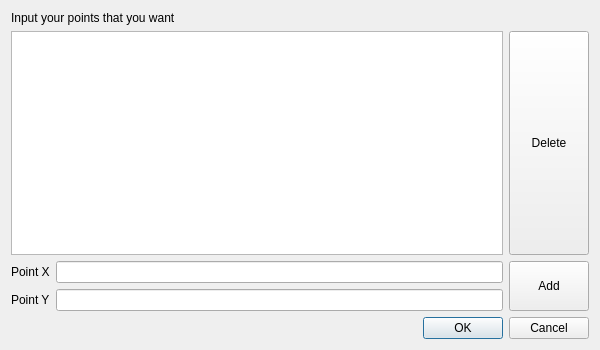
<?xml version="1.0" encoding="UTF-8"?>
<ui version="4.0">
 <class>MeshDialog</class>
 <widget class="QDialog" name="MeshDialog">
  <property name="geometry">
   <rect>
    <x>0</x>
    <y>0</y>
    <width>600</width>
    <height>350</height>
   </rect>
  </property>
  <property name="windowTitle">
   <string>Mesh Dialog</string>
  </property>
  <property name="windowIcon">
   <iconset resource="../res.qrc">
    <normaloff>:/icon/icon/noun-resource-5291147.png</normaloff>:/icon/icon/noun-resource-5291147.png</iconset>
  </property>
  <layout class="QVBoxLayout" name="verticalLayout">
   <item>
    <widget class="QLabel" name="label">
     <property name="styleSheet">
      <string notr="true">font: 11pt &quot;Microsoft YaHei UI&quot;;</string>
     </property>
     <property name="text">
      <string>Input your points that you want</string>
     </property>
     <property name="textFormat">
      <enum>Qt::PlainText</enum>
     </property>
     <property name="scaledContents">
      <bool>false</bool>
     </property>
    </widget>
   </item>
   <item>
    <layout class="QHBoxLayout" name="horizontalLayout_2">
     <item>
      <widget class="QListWidget" name="listWidget"/>
     </item>
     <item>
      <widget class="QPushButton" name="pushButton_delete">
       <property name="sizePolicy">
        <sizepolicy hsizetype="Minimum" vsizetype="Minimum">
         <horstretch>0</horstretch>
         <verstretch>0</verstretch>
        </sizepolicy>
       </property>
       <property name="text">
        <string>Delete</string>
       </property>
      </widget>
     </item>
    </layout>
   </item>
   <item>
    <layout class="QHBoxLayout" name="horizontalLayout">
     <item>
      <layout class="QFormLayout" name="formLayout">
       <item row="0" column="0">
        <widget class="QLabel" name="pointXLabel">
         <property name="text">
          <string>Point X</string>
         </property>
        </widget>
       </item>
       <item row="0" column="1">
        <widget class="QLineEdit" name="pointXLineEdit"/>
       </item>
       <item row="1" column="0">
        <widget class="QLabel" name="pointYLabel">
         <property name="text">
          <string>Point Y</string>
         </property>
        </widget>
       </item>
       <item row="1" column="1">
        <widget class="QLineEdit" name="pointYLineEdit"/>
       </item>
      </layout>
     </item>
     <item>
      <widget class="QPushButton" name="pushButton_add">
       <property name="sizePolicy">
        <sizepolicy hsizetype="Minimum" vsizetype="Minimum">
         <horstretch>0</horstretch>
         <verstretch>0</verstretch>
        </sizepolicy>
       </property>
       <property name="text">
        <string>Add</string>
       </property>
      </widget>
     </item>
    </layout>
   </item>
   <item>
    <widget class="QDialogButtonBox" name="buttonBox">
     <property name="orientation">
      <enum>Qt::Horizontal</enum>
     </property>
     <property name="standardButtons">
      <set>QDialogButtonBox::Cancel|QDialogButtonBox::Ok</set>
     </property>
    </widget>
   </item>
  </layout>
 </widget>
 <resources>
  <include location="../res.qrc"/>
 </resources>
 <connections>
  <connection>
   <sender>buttonBox</sender>
   <signal>accepted()</signal>
   <receiver>MeshDialog</receiver>
   <slot>accept()</slot>
   <hints>
    <hint type="sourcelabel">
     <x>248</x>
     <y>254</y>
    </hint>
    <hint type="destinationlabel">
     <x>157</x>
     <y>274</y>
    </hint>
   </hints>
  </connection>
  <connection>
   <sender>buttonBox</sender>
   <signal>rejected()</signal>
   <receiver>MeshDialog</receiver>
   <slot>reject()</slot>
   <hints>
    <hint type="sourcelabel">
     <x>316</x>
     <y>260</y>
    </hint>
    <hint type="destinationlabel">
     <x>286</x>
     <y>274</y>
    </hint>
   </hints>
  </connection>
 </connections>
</ui>
